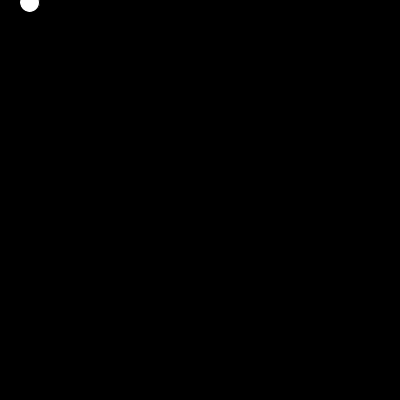
Frame 1 (no input)
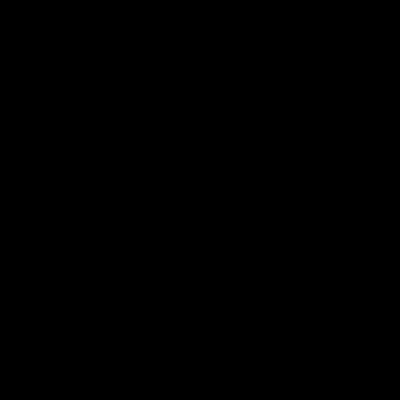
Frame 60 (the mouse pressed at the canvas centre just before this capture)
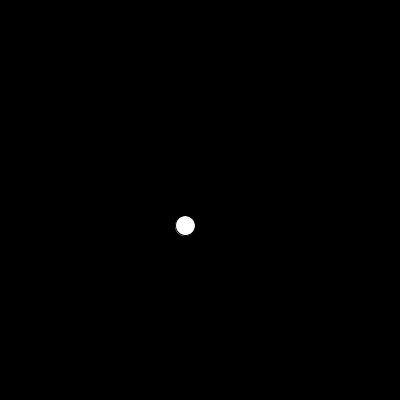
Frame 120 (the mouse held since frame 60 and released just before this capture)

The Processing sketch that drew these frames (run headless with seeded random() and noise(); from frame 60 on, the mouse is pressed at the canvas centre):

// Processing sketch: Ex_5_third_loop
// ── Ex_5_third_loop.pde
// Coding Art Book
// Yu Zhang + Mathias Funk, 2020

PVector position = new PVector();
void setup() {
  size(400, 400);
}

void draw() {
  // data
  float energy = dist(mouseX, mouseY, pmouseX, pmouseY); 
  float speed = map(energy, 0, 30, 4, 0.5);
  float distance = map(energy, 0, 400, 30, 100);
  position.x = mouseX + cos(radians(frameCount) * speed) * distance;
  position.y = mouseY + sin(radians(frameCount) * speed) * distance;
  // drawing output based on data
  background(0);
  ellipse(position.x, position.y, 20, 20);
}
